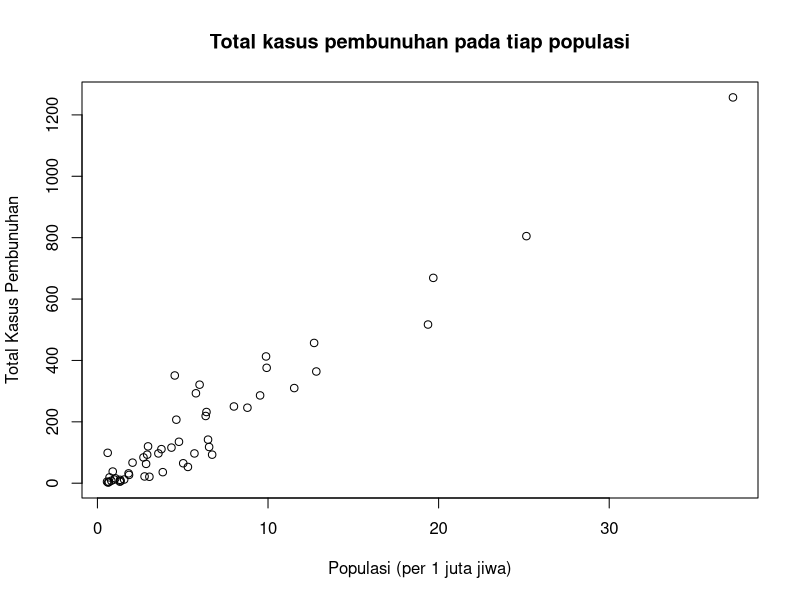
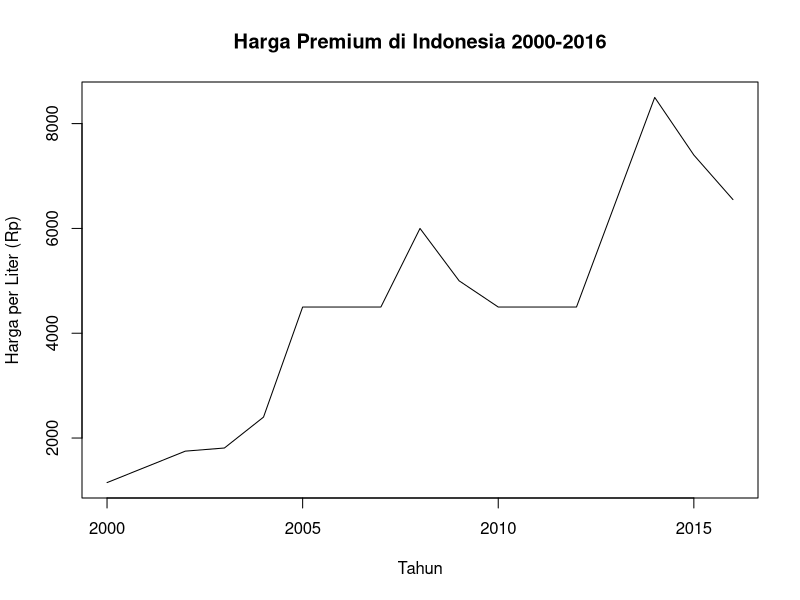
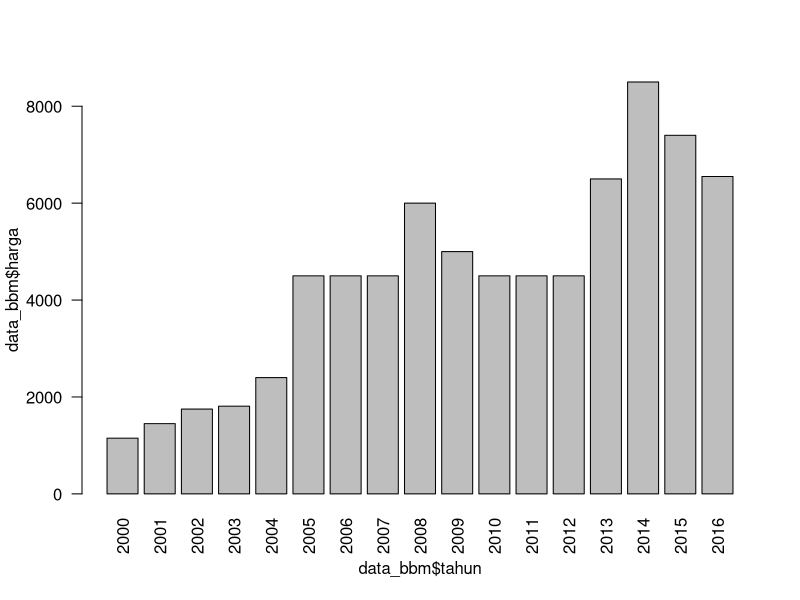
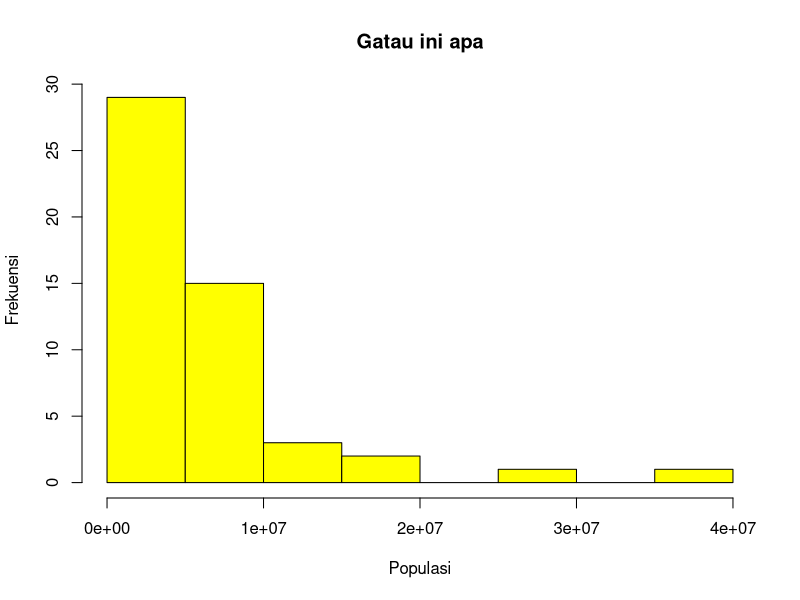
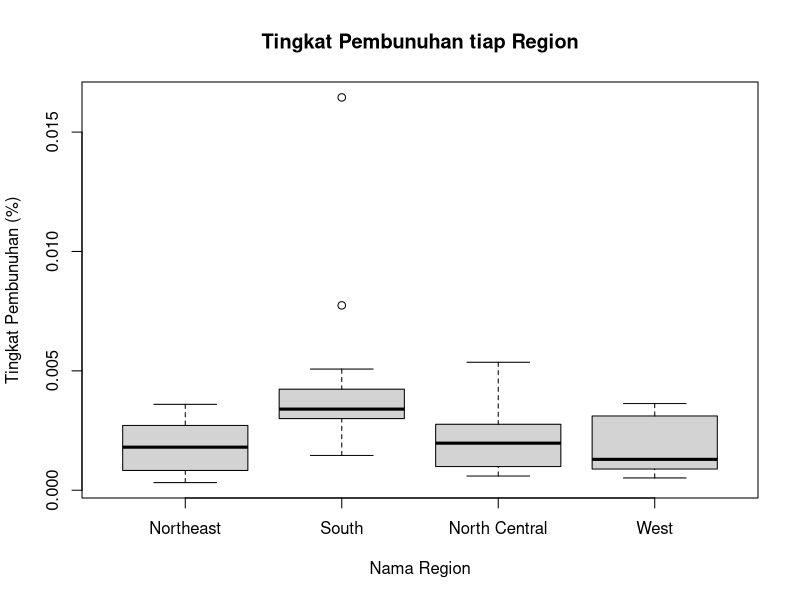
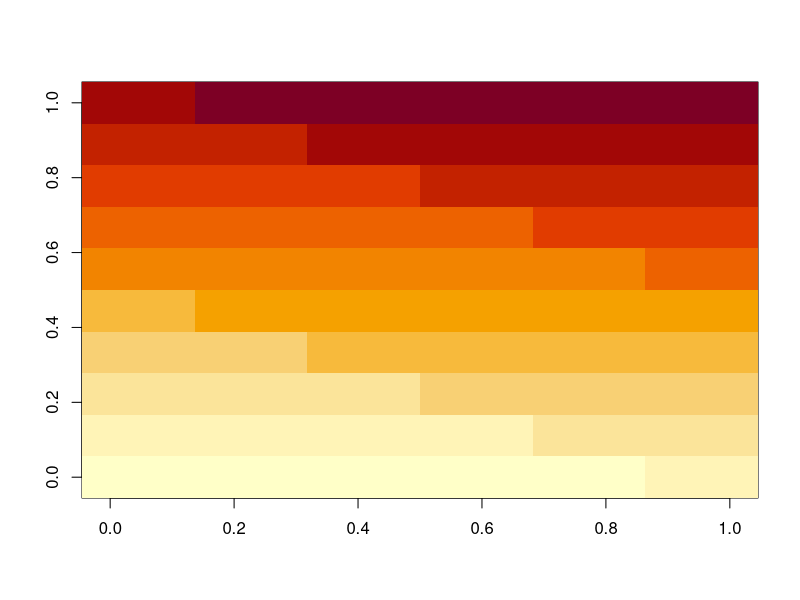

Reproduce these figures in R, in order.
## ---- chunk 1
knitr::opts_chunk$set(echo = TRUE)
## ---- chunk 2
library(dslabs)
data(murders)
## ---- chunk 3
View(murders)
## ---- chunk 4
murders$total
## ---- chunk 5
## sort menampilkan valuenya
sorted <- sort(murders$total)
sorted

## order itu menampilkan indexnya
xOrder <- c(31, 4, 15, 92, 65)
order(xOrder)

## rank
xRank <- c(31, 4, 15, 92, 65)
rank(xRank)
rank(-xRank)
## ---- chunk 6
highest = max(murders$total)
lowest = min(murders$total)

index_max = which.max(murders$total)
index_min = which.min(murders$total)

# menampilkan angka pembunuhan terbesar dan terkecil
highest
lowest

# menampilkan wilayah dengan total kasus pembunuhan terbesar dan terkecil
murders$state[index_max]
murders$state[index_min]
## ---- chunk 7
# Scatter Plot (Total kasus pembunuhan pada tiap populasi)
populasi = murders$population / 10^6
total_pembunuhan = murders$total

plot(
  populasi,
  total_pembunuhan,
  main = "Total kasus pembunuhan pada tiap populasi",
  xlab = "Populasi (per 1 juta jiwa)",
  ylab = "Total Kasus Pembunuhan"
)
## ---- chunk 8
data_bbm = data.frame(
  tahun = c(2000:2016),
  harga = c(1150, 1450, 1750, 1810, 2400, 4500, 4500, 4500, 6000, 5000, 4500, 4500, 4500, 6500, 8500, 7400, 6550)
)

plot(
  data_bbm$tahun,
  data_bbm$harga,
  main = "Harga Premium di Indonesia 2000-2016",
  xlab = "Tahun",
  ylab = "Harga per Liter (Rp)",
  type = "l"
)

# type-nya ada p (scatter), l (line), s (stair), h (histogram), b (s dan l), o (kaya b tapi nyambung garisnya)
## ---- chunk 9
barplot(
  data_bbm$harga ~ data_bbm$tahun,
  las = 2 # <- buat nge-rotate x label biar semua labelnya keliatan
)
## ---- chunk 10
# Histogram
x = with(murders, population)

hist(
  x,
  main = "Gatau ini apa",
  xlab = "Populasi",
  ylab = "Frekuensi",
  col = "yellow",
  border = "black",
)
## ---- chunk 11
murders$rate = with(murders, total / population * 100)
boxplot(
  rate~region,
  data = murders,
  main = "Tingkat Pembunuhan tiap Region",
  xlab = "Nama Region",
  ylab = "Tingkat Pembunuhan (%)"
)
## ---- chunk 12
x  <- matrix(1:120, 12, 10)
image(x)
x
